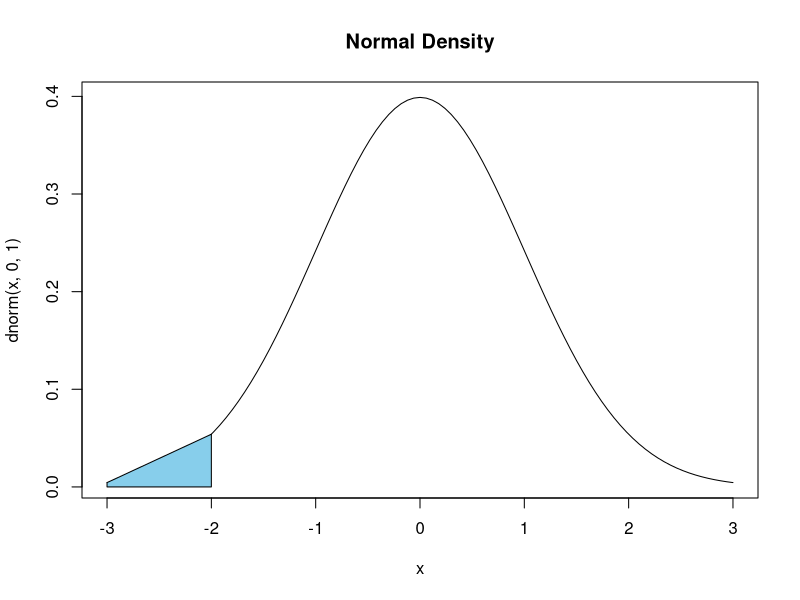
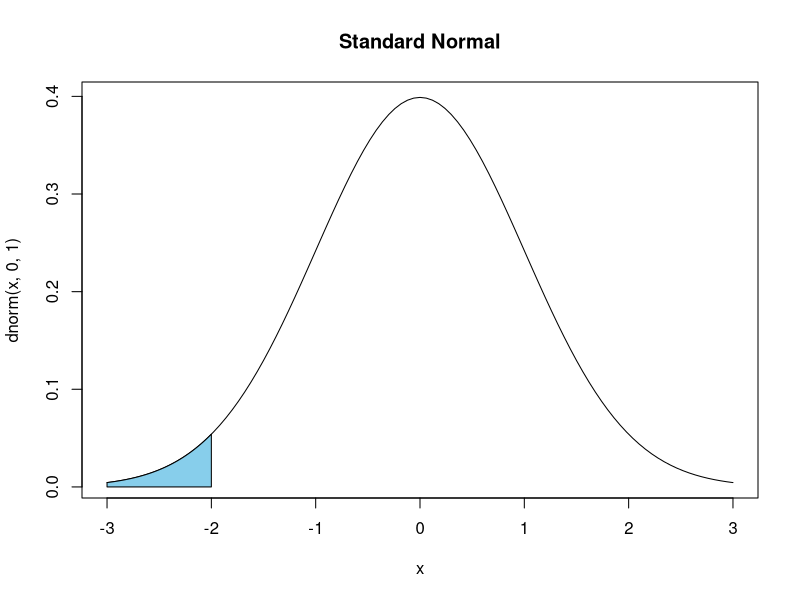

Generate these figures, in order, with R:
curve(dnorm(x,0,1),xlim=c(-3,3),main='Normal Density')

cord.x <- c(-3)
cord.y <- c(0)

cord.x <- c(cord.x,-3) 
cord.y <- c(cord.y,dnorm(-3))

cord.x <- c(cord.x,-2,-2)
cord.y <- c(cord.y,dnorm(-2),0)

polygon(cord.x,cord.y,col='skyblue')

# Second attempt

cord.x <- c(-3,seq(-3,-2,0.01),-2) 
cord.y <- c(0,dnorm(seq(-3,-2,0.01)),0) 
curve(dnorm(x,0,1),xlim=c(-3,3),main='Standard Normal') 
polygon(cord.x,cord.y,col='skyblue')